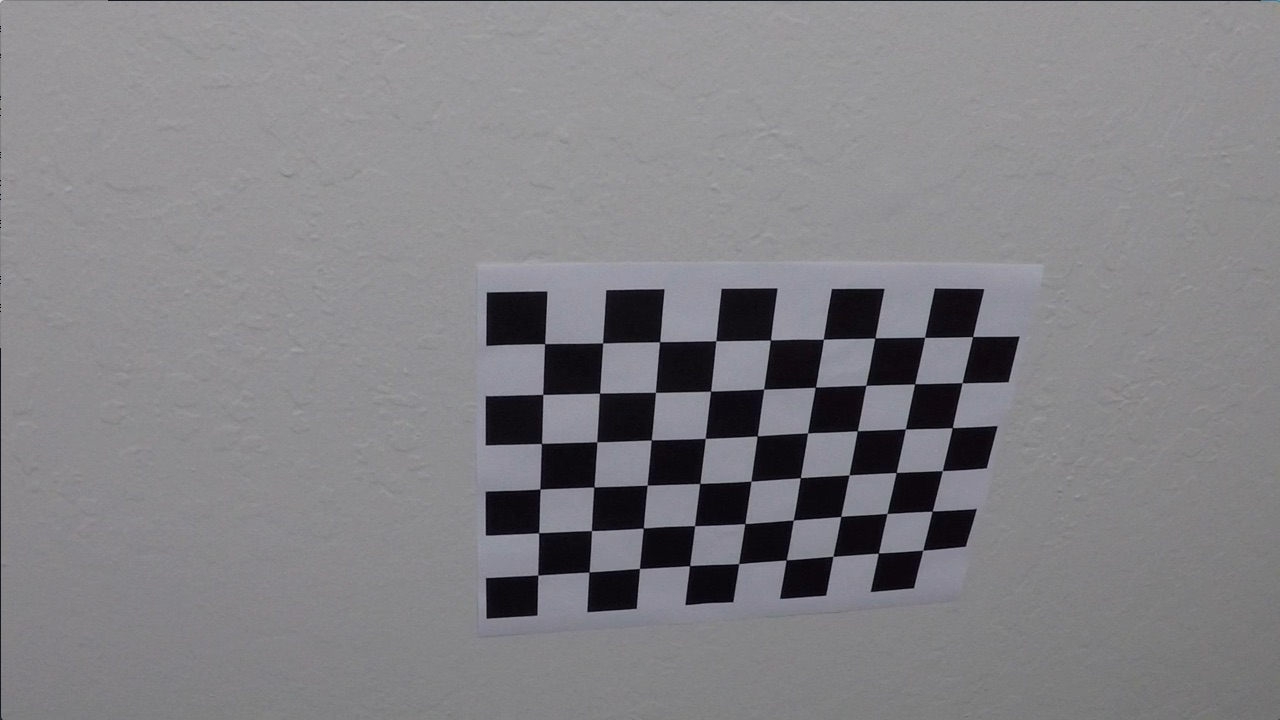
#> input picture camera_cal/calibration10.jpg, 1280 x 720 px; its folder holds only this picture in this run
$ jupyter execute --allow-errors CarND-AdvancedLaneFinding-P4.ipynb   (shell and % lines are left out)   (older library calls are emulated)
#> lines starting #> are read from the running program, lines starting #| are printed output that depends on the picture
[cell 1]
# import packages
import numpy as np
import cv2
import glob
import matplotlib.pyplot as plt

[cell 2]
# Camera calibration class - image distortion - Chessboard
class CalibrateCamera:
    # nx = number of inside corners in x
    # ny = number of inside corners in y
    # path = path to chessboard images
    def __init__(self, nx, ny, path):
#> called with nx = 9, ny = 6, path = 'camera_cal/calibration*.jpg'
        self.images = glob.glob(path)
        self.nx = nx
        self.ny = ny
        self.objpoints = []
        self.imgpoints = []
        self.toDraw = []

        # Prepare object points, like (0,0,0),(1,0,0),(2,0,0)....,(8,5,0).
        objp = np.zeros((nx*ny,3), np.float32)
        objp[:,:2] = np.mgrid[0:nx,0:ny].T.reshape(-1,2) # x, y coordinates
        #objp = np.zeros((6*9,3), np.float32)
        #objp[:,:2] = np.mgrid[0:9,0:6].T.reshape(-1,2) # x, y coordinates

        print('WAIT... ...')
        for fname in self.images:
            # read in image.
            img = cv2.imread(fname)
#> img is the input picture: shape (720, 1280, 3); mean B, G, R 133.1, 129.4, 130.2

            # Convert to grayscale.
            gray = cv2.cvtColor(img, cv2.COLOR_BGR2GRAY)

            # Find the chessboard corners.
            ret, corners = cv2.findChessboardCorners(gray, (nx, ny), None)
#> ret = True; corners = 54 rows, first 8: [545.3, 343.1], [602.7, 342.8], [660.1, 341.3], [715.8, 340.7], [770.6, 340], [823.5, 339.2], [874.3, 338.5], [925.1, 337.4]

            # If cormers found, add object points, image points.
            if ret == True:
                self.imgpoints.append(corners)
                self.objpoints.append(objp)
                self.toDraw.append([img, (nx, ny), corners, ret])

        # dist = distortion coefficients and mtx = camera matrix
        # rvecs = rotation vector and tvecs = translation vector
        self.ret, self.mtx, self.dist, self.rvecs, self.tvecs = cv2.calibrateCamera(self.objpoints, self.imgpoints, gray.shape[::-1],None,None)
#> self.ret = 0.68; self.mtx = [[1143.7, 0, 681.7], [0, 1109.2, 367.7], [0, 0, 1]]; self.dist = [[-0.515, 2.99, -0.00876, 0.00937, 1.41]]; self.rvecs = ([0.451, -0.252, 0.0361],); self.tvecs = ([-2.31, -0.422, 19.12],)
        print('{} images had corners found and were used for camera calibration'.format(len(self.imgpoints)))
#| 1 images had corners found and were used for camera calibration
        print('undistortImage ready to accept images!')


    def undistortImage(self, image):
        return cv2.undistort(image, self.mtx, self.dist, None, self.mtx)

    def getDrawArray(self):
        return self.toDraw

[cell 3]
# [108 lines left out: functions abs_sobel_thresh, mag_thresh, dir_threshold, hls_select, get_binary_image, region_of_interest, not called in this run]

[cell 4]
# Warp image to birdeye view and back
# [77 lines left out: functions warp, check_slope_of_line, find_radius_of_curvature, calculate_distance_to_center, offset_from_mid, get_world_info, not called in this run]

[cell 5]
class Line:
    def __init__(self):
        # was the line detected in the last iteration?
        self.detected = False
        # x values of the last n fits of the line
        self.recent_xfitted = []
        #average x values of the fitted line over the last n iterations
        self.bestx = []
        #polynomial coefficients averaged over the last n iterations
        self.best_fit = []
        #polynomial coefficients for the most recent fit
        self.current_fit = [np.array([False])]
        #radius of curvature of the line in some units
        self.radius_of_curvature = None
        #distance in meters of vehicle center from the line
        self.line_base_pos = None
        #difference in fit coefficients between last and new fits
        self.diffs = np.array([0,0,0], dtype='float')
        #x values for detected line pixels
        self.allx = None
        #y values for detected line pixels
        self.ally = None
        # slope of line
        self.slope = 0

# [231 lines left out: functions sliding_window_search, prev_window_check, add_good_line, find_lane_lines, draw_lane, not called in this run]

[cell 6]
# Main pipeline for the project
left = Line() # Global left line object
right = Line() # Global right line object

def pipeline(pic):
    # Global lines
    global left, right

    # Warp points
    src = np.float32([(249, 683),(590, 450),(690, 450),(1031, 683)])
    dst = np.float32([(320,720),(320, 0),(960, 0),(960, 720)])

    # prepare image to bird eye view
    undistorted_pic = cal.undistortImage(pic)
    binaryimg = get_binary_image(undistorted_pic)
    bin_warped = warp(binaryimg, src, dst)

    # Find lines and warp the birdeye view drawing back into original undistorted image
    lines = find_lane_lines(bin_warped, left, right)
    res, color_lane = draw_lane(lines, left, right)
    clr_img = warp(color_lane, dst, src)
    # Combine the result with the undistorted image
    result = cv2.addWeighted(undistorted_pic, 1, clr_img, 0.3, 0)

    # Add info to image
    bimg = get_world_info(left, right, np.zeros_like(result).astype(np.uint8))
    result = cv2.addWeighted(result, 1, bimg, 0.3, 0)

    return result

###

[cell 7]
cal = CalibrateCamera(9, 6, 'camera_cal/calibration*.jpg')
toDraw = cal.getDrawArray()
#> toDraw = 1 item

[cell 8]
# Draw the images and display the corners
print('Here we show how the corners are detected on the chessboard images used for calibration of the camera')
fig = plt.figure(figsize=(20, 10))
plt.subplot(2,3,1)
img1 = cv2.drawChessboardCorners(toDraw[0][0], toDraw[0][1], toDraw[0][2], toDraw[0][3])
plt.imshow(img1)
plt.subplot(2,3,2)
#> (the rest of this cell did not finish here and is left out)

[cell 9]
# Test undistort chessboard images

img1 = cv2.imread('camera_cal/calibration1.jpg', cv2.COLOR_BGR2GRAY)
img2 = cv2.imread('camera_cal/calibration2.jpg', cv2.COLOR_BGR2GRAY)
#> (the rest of this cell did not finish here and is left out)

[cell 10]
# Test undistort on test images

img1 = cv2.imread('test_images/straight_lines1.jpg')#, cv2.COLOR_BGR2RGB)
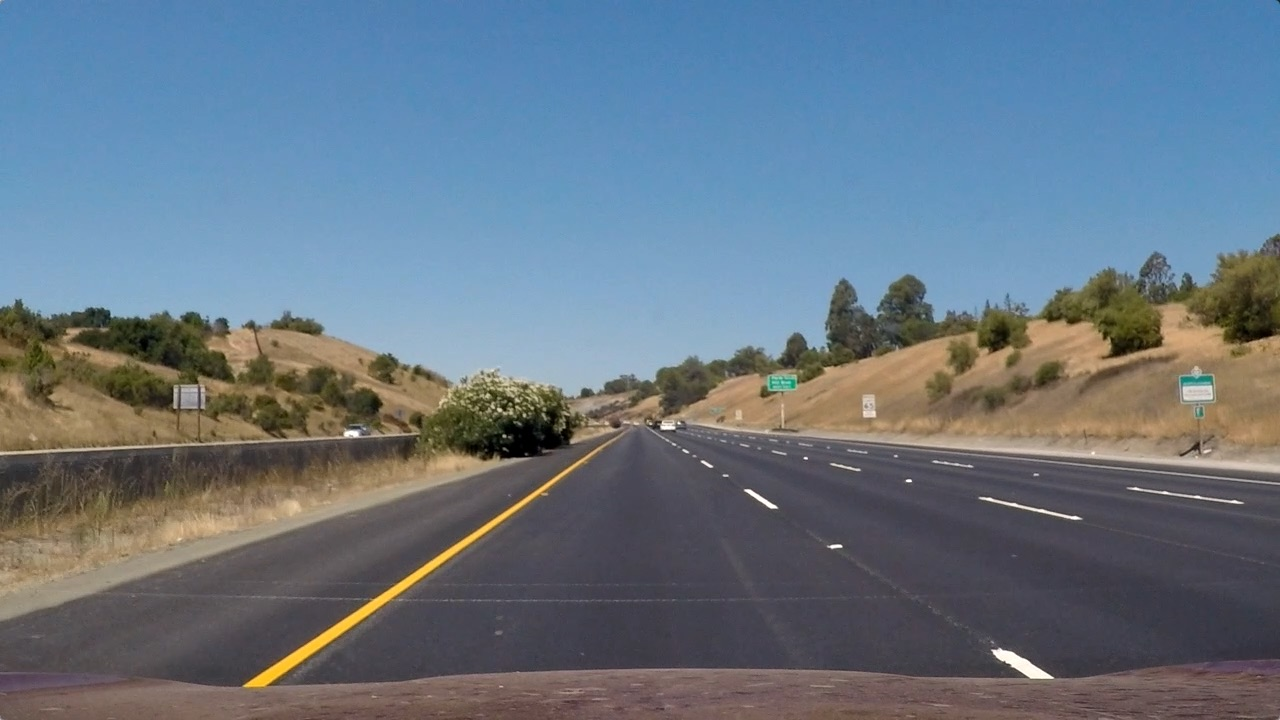
#> input picture test_images/straight_lines1.jpg, 1280 x 720 px
#> img1 is the input picture: shape (720, 1280, 3); mean B, G, R 131.2, 117.7, 103.2
img2 = cv2.imread('test_images/test6.jpg')#, cv2.COLOR_BGR2RGB)
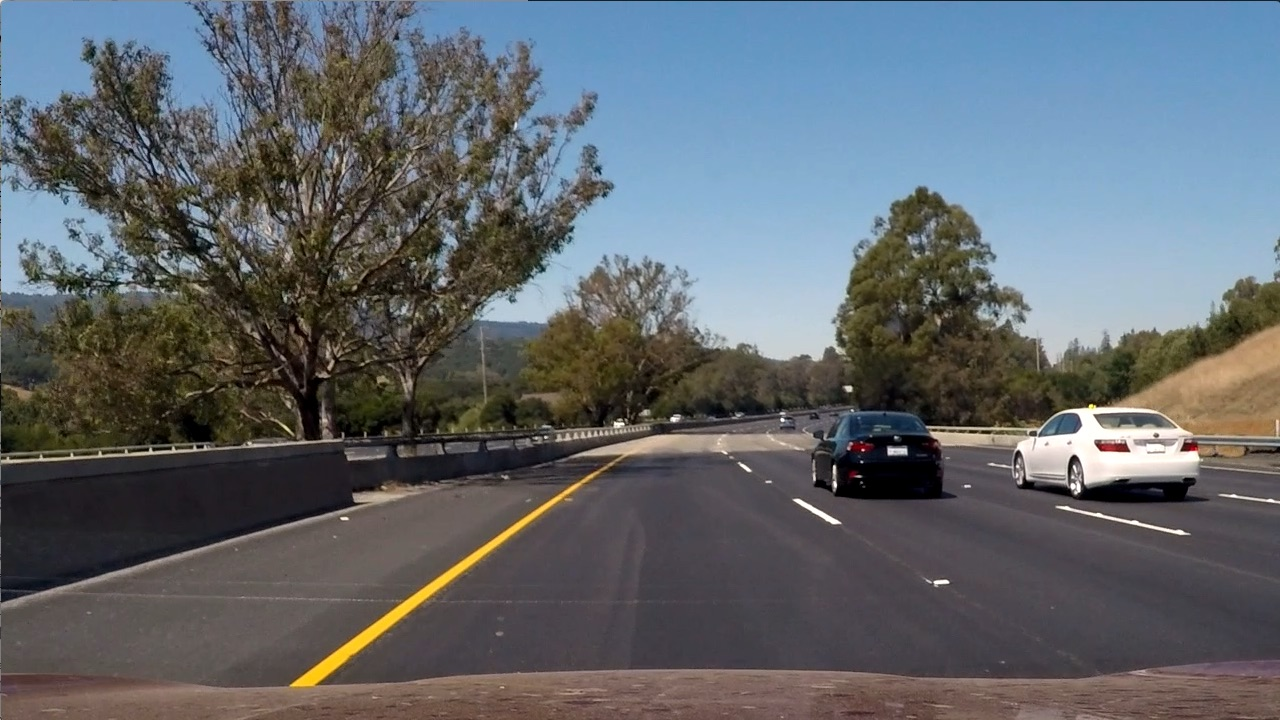
#> input picture test_images/test6.jpg, 1280 x 720 px
#> img2 is the input picture: shape (720, 1280, 3); mean B, G, R 107.9, 102.6, 97
undistortedimg1 = cal.undistortImage(img1)
#> in undistortImage (call 2), `return cv2.undistort(image, self.mtx, self.dist, None, self.mtx)`:
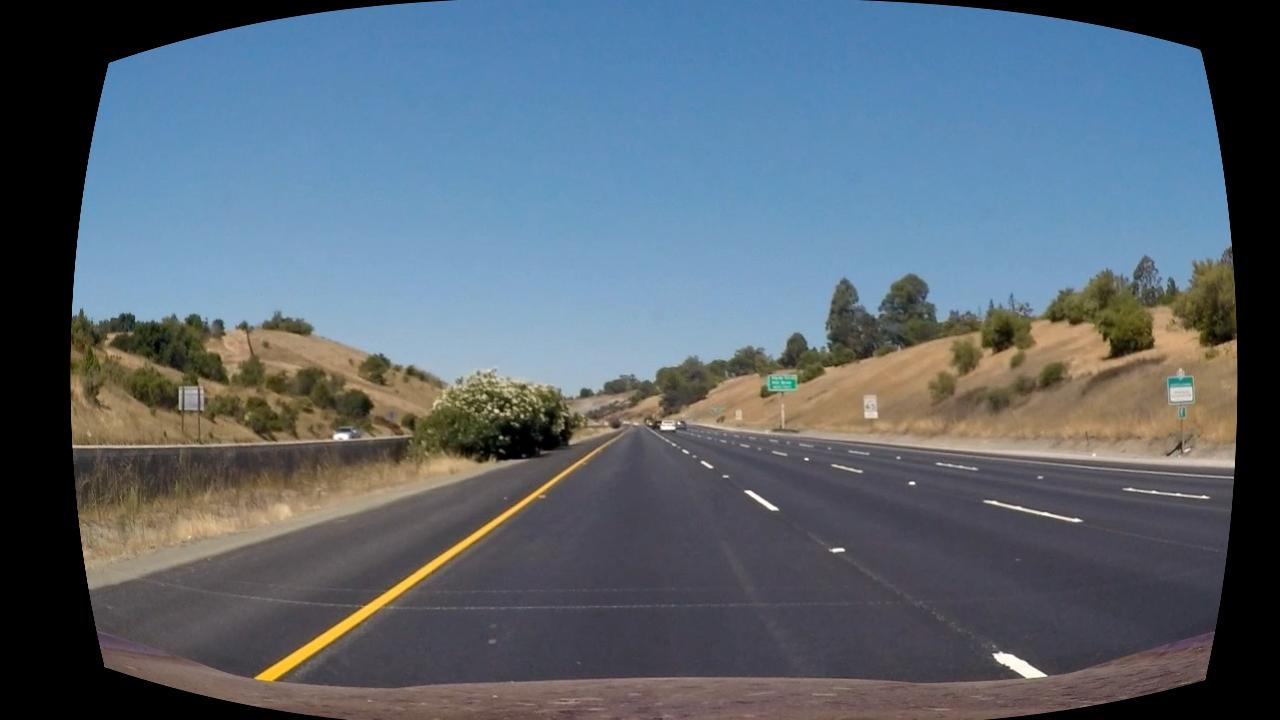
#> returned value: shape (720, 1280, 3); mean of channels 0, 1, 2 113.6, 101.9, 89.3; drawn as B, G, R
undistortedimg2 = cal.undistortImage(img2)
#> in undistortImage (call 3), `return cv2.undistort(image, self.mtx, self.dist, None, self.mtx)`:
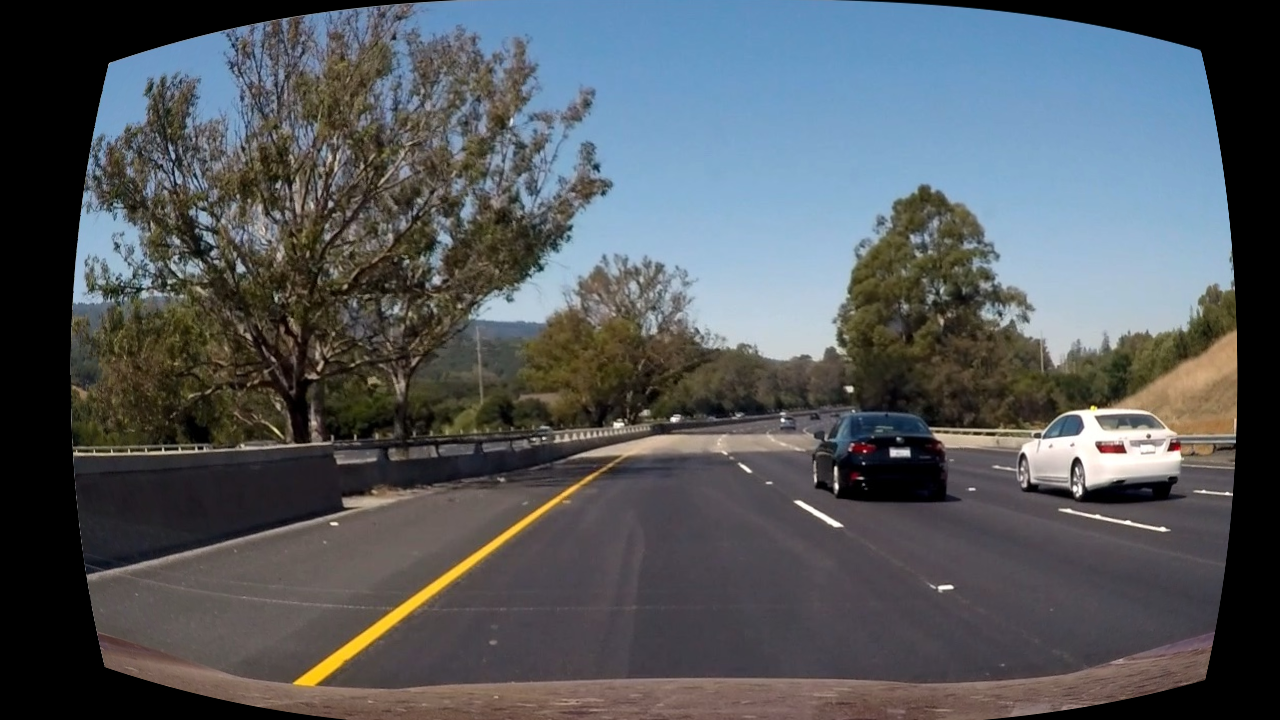
#> returned value: shape (720, 1280, 3); mean of channels 0, 1, 2 92.6, 88.3, 83.6; drawn as B, G, R

print('Here we show example of chessboard images before and after undistort')
fig = plt.figure(figsize=(20, 10))
plt.subplot(2,2,1, title='Distorted image 1')
plt.imshow(img1)
plt.subplot(2,2,2, title='Undistorted image 1')
plt.imshow(undistortedimg1)
plt.subplot(2,2,3, title='Distorted image 2')
plt.imshow(img2)
plt.subplot(2,2,4, title='Undistorted image 2')
plt.imshow(undistortedimg2)
plt.tight_layout()
plt.savefig('distortedToUndistortedIMG.png')
#> figure, not shown here; B, G, R data is drawn as R, G, B
